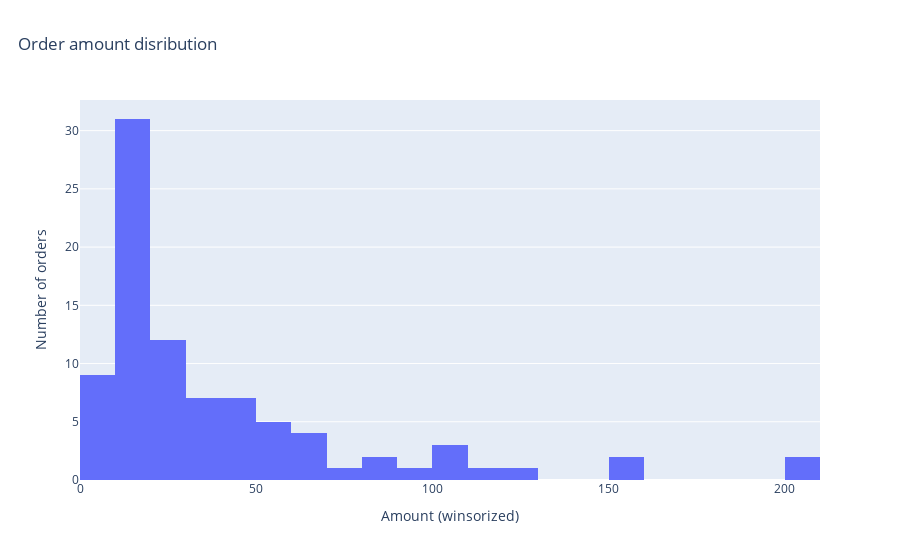

The notebook cell saved with this chart:
### Code cell
fig=px.histogram(df_data ,x="amount_winsor",nbins=30 ,title="Order amount disribution ")
fig.update_layout(title={"x":0.02})
fig.update_xaxes(title_text="Amount (winsorized)")
fig.update_yaxes(title_text="Number of orders")
fig

### Figure 1 — Plotly figure (JSON) as saved in the notebook; plotly's stock layout.template omitted (floating-point values rounded to 4 significant figures)
{"data": [{"bingroup": "x", "hovertemplate": "amount_winsor=%{x}<br>count=%{y}<extra></extra>", "legendgroup": "", "marker": {"color": "#636efa", "pattern": {"shape": ""}}, "name": "", "nbinsx": 30, "orientation": "v", "showlegend": false, "type": "histogram", "x": [12.5, 8.0, NaN, 25.0, 100.0, 15.75, 45.0, NaN, 19.99, 50.0, 120.5, 30.0, 4.351, 15.0, NaN, 60.0, 22.1, 10.0, 85.0, 12.0, 33.0, NaN, 14.5, 200.0, 5.5, 45.0, 18.0, 99.99, NaN, 12.5, 25.0, 10.0, 30.0, 7.5, 150.0, 22.0, 11.0, 40.0, 19.5, 55.0, 12.0, NaN, 28.0, 14.0, 100.0, 9.99, 65.0, 25.0, 18.5, 42.0, 13.0, 31.5, 80.0, 21.0, NaN, 17.5, 50.0, 9.0, 110.0, 24.0, 15.5, 75.0, NaN, 12.0, 33.0, 40.0, 19.99, NaN, 14.5, 60.0, 25.0, 10.0, 5.0, 200.0, 12.5, 44.0, 18.0, NaN, 29.9, 15.0, 50.0, 8.5, 100.0, 22.0, 14.0, 35.0, 19.0, 60.0, 12.5, NaN, 45.0, NaN, 10.0, 25.0, 150.0, 18.5, 30.0, 7.0, 55.0, 12.0], "xaxis": "x", "yaxis": "y"}], "layout": {"barmode": "relative", "legend": {"tracegroupgap": 0}, "title": {"text": "Order amount disribution ", "x": 0.02}, "xaxis": {"anchor": "y", "domain": [0, 1], "title": {"text": "Amount (winsorized)"}}, "yaxis": {"anchor": "x", "domain": [0, 1], "title": {"text": "Number of orders"}}}}
